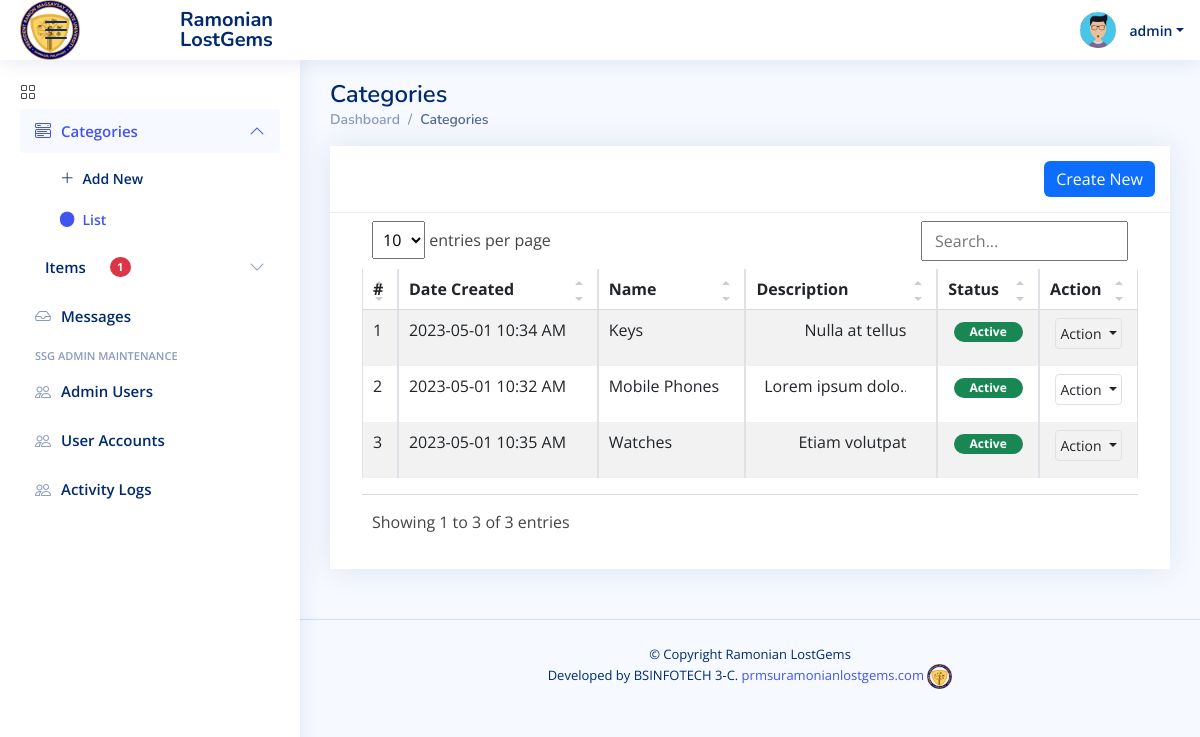
The app's page /admin/?page=categories (signed in) with its own data.
### tables this page shows
CREATE TABLE `category_list` (
  `id` bigint NOT NULL,
  `name` text NOT NULL,
  `description` text NOT NULL,
  `status` tinyint(1) NOT NULL DEFAULT '1',
  `created_at` datetime NOT NULL DEFAULT CURRENT_TIMESTAMP,
  `updated_at` datetime DEFAULT NULL ON UPDATE CURRENT_TIMESTAMP
);

### admin/categories/index.php (the view, shortened to what this page needs)
<div class="card card-outline rounded-0 card-navy">
	<div class="card-header ">
		<div class="card-tools d-flex justify-content-end">
			<a href="<?= base_url ?>admin?page=categories/manage_category" id="create_new" class="btn btn-flat btn-primary bg-gradient-teal border-0 rounded00"><span class="fas fa-plus"></span>  Create New</a>
		</div>
	</div>
	<div class="card-body">
        <div class="container-fluid">
			<div class="table-responsive">
				<table class="table table-sm table-hover table-striped table-bordered" id="list">
					<colgroup>
						<col width="5%">
						<col width="20%">
						<col width="25%">
						<col width="25%">
						<col width="15">
						<col width="10%">
					</colgroup>
					<thead>
						<tr>
							<th>#</th>
							<th>Date Created</th>
							<th>Name</th>
							<th>Description</th>
							<th>Status</th>
							<th>Action</th>
						</tr>
					</thead>
					<tbody>
						<?php
						$i = 1;
						$qry = $conn->query("SELECT * from `category_list` order by `name` asc ");
						while($row = $qry->fetch_assoc()):
						?>
							<tr>
								<td class="align-items-center text-center"><?php echo $i++; ?></td>
								<td class="align-items-center"><?php echo date("Y-m-d g:i A",strtotime($row['created_at'])) ?></td>
								<td class="align-items-center"><?= $row['name'] ?></td>
								<td class="align-items-center text-end"><p class="truncate-1" style="max-width:150px"><?= strip_tags(htmlspecialchars_decode($row['description'])) ?></p></td>
								<td class="align-items-center justify-content-center text-center">
									<?php if($row['status'] == 1): ?>
										<span class="badge bg-success px-3 rounded-pill">Active</span>
									<?php else: ?>
										<span class="badge bg-danger px-3 rounded-pill">Inactive</span>
									<?php endif; ?>
								</td>
								<td class="align-items-center" align="center">
									<div class="dropdown">
										<button type="button" class="btn btn-flat p-1 btn-default btn-sm border dropdown-toggle dropdown-icon" data-bs-toggle="dropdown">
												Action
										</button>
									</div>
								</td>
							</tr>
						<?php endwhile; ?>
					</tbody>
				</table>
			</div>
		</div>
	</div>
</div>

### assets/css/style.css (style rules this page uses)
:root { scroll-behavior: smooth; }
body { font-family: "Open Sans", sans-serif; background: #f6f9ff; color: #444444; }
a { color: #4154f1; text-decoration: none; }
.card { margin-bottom: 30px; border: none; border-radius: 5px; box-shadow: 0px 0 30px rgba(1, 41, 112, 0.1); }
.card-header, .card-footer { border-color: #ebeef4; background-color: #fff; color: #798eb3; padding: 15px; }
.card-body { padding: 0 20px 20px 20px; }

### assets/css/custom.css (style rules this page uses)
.truncate-1 { overflow: hidden; text-overflow: ellipsis; display: -webkit-box; -webkit-line-clamp: 1; -webkit-box-orient: vertical; }
.table-responsive { overflow-x: unset; }

### records on screen
category_list: created_at "2023-05-01 10:34 AM", name "Keys", description "Nulla at…", status "Active"
category_list: created_at "2023-05-01 10:32 AM", name "Mobile Phones", description "Lorem ipsum…", status "Active"
category_list: created_at "2023-05-01 10:35 AM", name "Watches", description "Etiam…", status "Active"

### other values on screen
$_settings->info('short_name') "Ramonian LostGems"
$_settings->userdata('username') "admin"
format_num($pitem) "1"
str_replace(['_', '/'], ' ', ($pageSplit[1] ?? $page)) "Categories"
